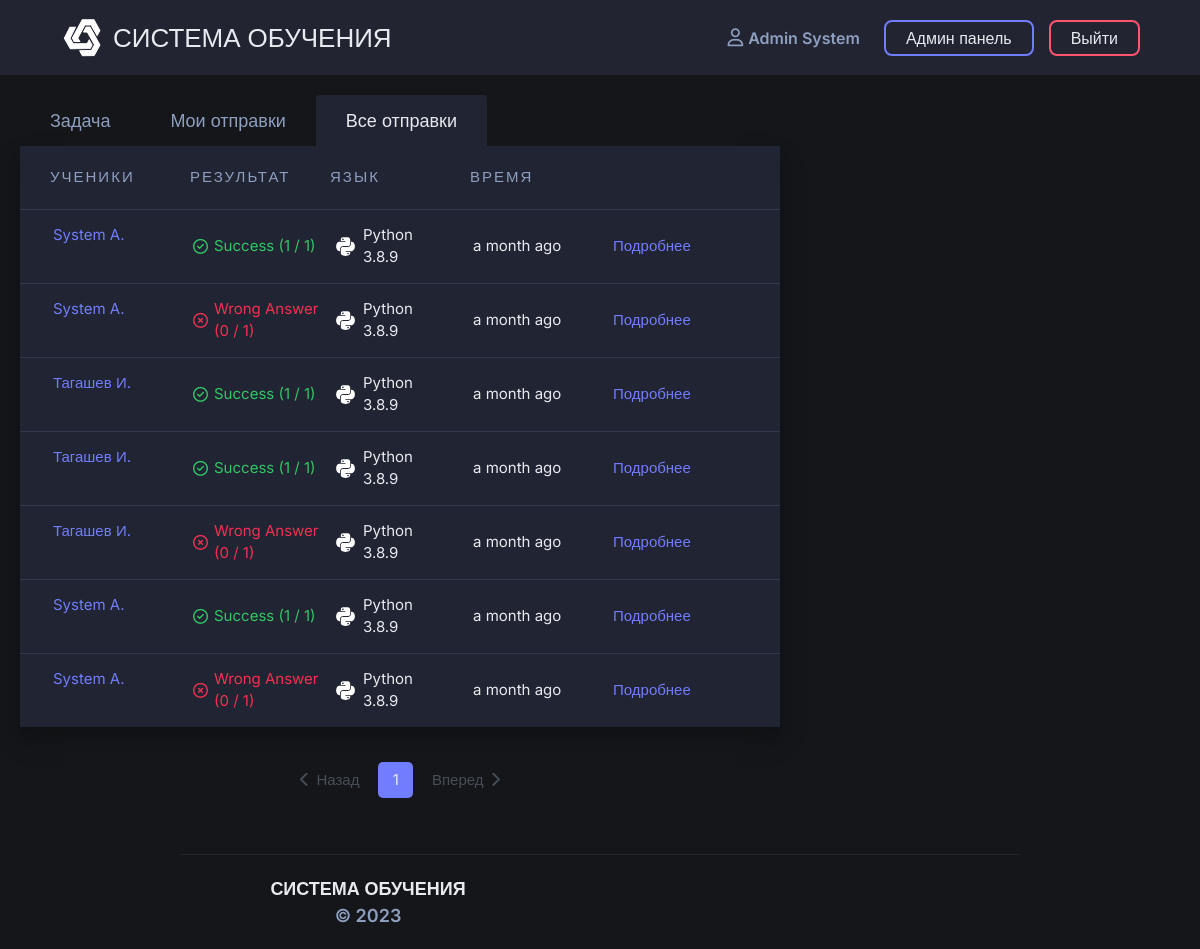
The page /problems/grade-5/pervye-shagi-python-311/pervye-shagi-python-311/all-submissions (signed in) on the database its author committed.
### app/models.py (models this page shows, shortened)
class BaseModel(db.Model):
    __abstract__ = True

class User(BaseModel, UserMixin):  # lgtm [py/missing-equals]
    __tablename__ = "users"
    id = sqlalchemy.Column(sqlalchemy.Integer, primary_key=True, autoincrement=True)
    name = sqlalchemy.Column(sqlalchemy.String, nullable=False)
    surname = sqlalchemy.Column(sqlalchemy.String, nullable=False)
    email = sqlalchemy.Column(sqlalchemy.String, index=True, unique=True)
    verified = sqlalchemy.Column(sqlalchemy.Boolean, default=False)
    role_id = sqlalchemy.Column(sqlalchemy.Integer, sqlalchemy.ForeignKey("roles.id"))
    role = relationship('Role', lazy='joined', uselist=False)
    grade_id = sqlalchemy.Column(sqlalchemy.Integer, sqlalchemy.ForeignKey("grades.id"))
    grade = relationship('Grade')
    grade_letter = sqlalchemy.Column(sqlalchemy.String)
    hashed_password = sqlalchemy.Column(sqlalchemy.String)
    registration_date = sqlalchemy.Column(sqlalchemy.DateTime, default=datetime.datetime.utcnow)
    submissions = db.relationship(
        'Submission',
        secondary=user_submission,
        backref=db.backref('users', lazy='joined'),
        lazy='dynamic',
        order_by="desc(Submission.submission_date)",
        cascade='all,delete'
    )
    reports = db.relationship(
        'Report',
        backref=db.backref('user', lazy='joined'),
        lazy='dynamic',
        cascade='all,delete'
    )
    @hybrid_property
    def is_admin(self) -> bool:
        if self.role.name == 'admin':
            return True
        return False

class Submission(BaseModel):
    __tablename__ = "submissions"
    id = sqlalchemy.Column(sqlalchemy.Integer, primary_key=True, autoincrement=True)
    task_id = sqlalchemy.Column(sqlalchemy.Integer, sqlalchemy.ForeignKey("tasks.id"))
    language = sqlalchemy.Column(sqlalchemy.String)
    passed_tests = sqlalchemy.Column(sqlalchemy.Integer)
    source_code = sqlalchemy.Column(sqlalchemy.Text)
    submission_date = sqlalchemy.Column(sqlalchemy.DateTime, default=datetime.datetime.utcnow)
    test_results = relationship('TestResult', backref="submission", lazy='subquery', cascade='all,delete')
    def get_result(self) -> dict:
        failed_tests = [result for result in self.test_results if not result.success]
        if any(failed_tests):
            failed_test = failed_tests[0]
            return {'success': False, 'message': failed_test.message}
        return {'success': True, 'message': 'Success'}

class TestResult(BaseModel):
    __tablename__ = "test_result"
    id = sqlalchemy.Column(sqlalchemy.Integer, primary_key=True, autoincrement=True)
    test_id = sqlalchemy.Column(sqlalchemy.Integer, sqlalchemy.ForeignKey("tests.id"))
    test = relationship('Test')
    submission_id = sqlalchemy.Column(sqlalchemy.Integer, sqlalchemy.ForeignKey("submissions.id"))
    success = sqlalchemy.Column(sqlalchemy.Boolean)
    message = sqlalchemy.Column(sqlalchemy.String)
    user_output = sqlalchemy.Column(sqlalchemy.String)

### app/blueprints/problems/routes.py (the view, shortened to what this page needs)
@problems.route(
    '/grade-<int:grade_number>/<string:topic_translit_name>/<string:task_translit_name>',
    defaults={'tab': 'problem'},
    methods=['GET']
)
@problems.route(
    '/grade-<int:grade_number>/<string:topic_translit_name>/<string:task_translit_name>/<string:tab>',
    methods=['GET']
)
@register_breadcrumb(problems, '.grade.topic.task', '', dynamic_list_constructor=bc.view_task_dlc)
@login_required
@grade_compliance_required
def task_page(grade_number, topic_translit_name, task_translit_name, tab):
    task = get_task(grade_number, topic_translit_name, task_translit_name)
    topic = task.topic
    global_context = {
        'task': task,
        'topic': topic,
    }
    page = request.args.get('table_page', type=int, default=1)
    if tab == 'problem':
        local_context = {
            'language_dict': languages.dictionary
        }
        return render_template(
            'problems/tabs/problem.html',
            title=f'{task.name} - Задача',
            **global_context,
            **local_context
        )
    elif tab == 'all-submissions':
        if current_user.is_admin:
            local_context = {
                'submissions': task.submissions.order_by(
                    desc(Submission.submission_date)
                ).paginate(
                    per_page=app.config['RECORDS_PER_PAGE'], page=page, error_out=False
                ),
                'show_users': True
            }
            return render_template(
                'problems/tabs/all_submissions.html',
                title=f'{task.name} - Все отправки',
                **global_context,
                **local_context
            )
        abort(403)
    abort(404)

### app/blueprints/problems/templates/problems/tabs/all_submissions.html
{% extends 'problems/base.html' %}
{% block css %}
    {{ super() }}
    <link rel="stylesheet" href="{{ url_for('static', filename='css/table.css') }}">
    <link rel="stylesheet" href="{{ url_for('static', filename='css/submissions_table.css') }}">
{% endblock %}
{% block task_content %}
    <div class="tabs">
        <ul class="nav nav-tabs" id="task_tabs" role="tablist">
            <li class="nav-item">
                <a href="{{ task.url() }}" class="nav-link" id="task-tab" role="tab" aria-selected="false">
                    Задача
                </a>
            </li>
            <li class="nav-item">
                <a href="{{ task.url(tab='submissions') }}" class="nav-link"
                   id="submissions-tab" role="tab" aria-selected="false">
                    Мои отправки
                </a>
            </li>
            {% if current_user.is_admin %}
                <li class="nav-item">
                    <a href="{{ task.url(tab='all-submissions') }}" class="nav-link active"
                       id="submissions-tab" role="tab" aria-selected="true">
                        Все отправки
                    </a>
                </li>
            {% endif %}
        </ul>
    </div>
    <div class="submissions" id="submissions">
        <div class="submissions__body" id="submissions__body">
            {% include 'responses/submissions_table.html' %}
        </div>
    </div>
{% endblock %}

### app/templates/base.html (shortened to what this page needs)
<!DOCTYPE html>
<html lang="{{ LANGUAGE }}">
<head>
    <link rel="stylesheet" href="https://stackpath.bootstrapcdn.com/bootstrap/4.4.1/css/bootstrap.min.css"
>
    <link rel="stylesheet" href="{{ url_for('static', filename='css/base.css') }}">
    {% block css %}{% endblock %}
</head>
<body>
<header class="header" id="header">
    <div class="container-fluid">
        <div class="row header-row">
            <div class="header__left_side">
                <a href="{{ url_for('home_page') }}" class="logo">
                    <img src="{{ url_for('static', filename='images/svg/logo.svg') }}" alt="logo" class="img">
                    <h2 class="name">СИСТЕМА ОБУЧЕНИЯ</h2>
                </a>
            </div>
            <div class="header__right_side">
                <div id="header__nav" class="header__nav">
                    <nav class="navigation">
                        {% if current_user.is_authenticated %}
                            <a href="{{ url_for('profile_page') }}"
                               id="profile" class="header__nav_item header__nav_button">
                                <i class="fa fa-user-o" aria-hidden="true"></i>
                                {{ current_user.name }} {{ current_user.surname }}
                            </a>
                            {% if current_user.is_admin %}
                                <a href="{{ url_for('admin.home_page') }}" id="admin_panel"
                                   class="header__nav_item header__nav_button">
                                    Админ панель
                                </a>
                            {% endif %}
                            <button id="logout" class="header__nav_item header__nav_button">
                                Выйти
                            </button>
                        {% else %}
                            <a href="{{ url_for('auth.login_page') }}" id="login"
                               class="header__nav_item header__nav_button">Войти</a>
                            <a href="{{ url_for('auth.signup_page') }}" id="signup"
                               class="header__nav_item header__nav_button">Регистрация</a>
                        {% endif %}
                    </nav>
                </div>
            </div>
        </div>
    </div>
</header>
<main role="main" class="main">
    {% block content %}
    {% endblock %}
</main>
<div class="footer__wrapper">
    <footer class="footer" id="footer">
        <div class="container-fluid">
            <div class="row footer__body">
                <div class="col-md-4 footer__name">
                    СИСТЕМА ОБУЧЕНИЯ <span>&copy; 2023</span>
                </div>
            </div>
        </div>
    </footer>
</div>
</body>
</html>

### app/templates/responses/submissions_table.html (shortened to what this page needs)
{% import 'macros/all_macros.html' as macros %}
<div class="table__main">
    {% if submissions.items %}
        <div class="table__wrapper">
            <div class="table box-shadow">
                <div class="table_header__wrapper">
                    <div class="table_header">
                        {% if show_users %}
                            <div class="table_header_column students">
                                <p>УЧЕНИКИ</p>
                            </div>
                        {% endif %}
                        <div class="table_header_column result">
                            <p>РЕЗУЛЬТАТ</p>
                        </div>
                        <div class="table_header_column language">
                            <p>ЯЗЫК</p>
                        </div>
                        <div class="table_header_column time">
                            <p>ВРЕМЯ</p>
                        </div>
                        <div class="table_header_column view_result"></div>
                    </div>
                </div>
                <div class="table_body">
                    {% for submission in submissions.items %}
                        <div class="table_row__wrapper">
                            <div class="table_row">
                                {% if show_users %}
                                    <div class="table_row_column students">
                                        {{ macros.render_submission_owners(submission, union=False) }}
                                    </div>
                                {% endif %}
                                <div class="table_row_column result">
                                    {{ macros.render_submission_result(submission, show_passed_tests=True) }}
                                </div>
                                <div class="table_row_column language">
                                    {% set language = languages.get_language(submission.language)['language'] %}
                                    <img src="{{ language.icon_url }}" alt="Language icon" class="language__icon">
                                    <p class="language__name">{{ language.fullname }}</p>
                                </div>
                                <div class="table_row_column time">
                                    {{ moment(submission.submission_date).fromNow(refresh=True) }}
                                </div>
                                <div class="table_row_column view_result">
                                    <a class="view_result__link default_link" target="_blank"
                                       href="{{ url_for('submission_page', submission_id=submission.id) }}">
                                        Подробнее
                                    </a>
                                </div>
                            </div>
                        </div>
                    {% endfor %}
                </div>
            </div>
        </div>
        <ul class="pagination">
            {% if submissions.has_prev %}
                <li class="page-item">
                    <a class="page-link text_with_icon"
                       href="{{ url_for(
                       request.endpoint,
                       table_page=submissions.prev_num,
                       **request.view_args
                       ) }}">
                        <i class="fa fa-chevron-left pagination-prev-arrow" aria-hidden="true"></i><span>Назад</span>
                    </a>
                </li>
            {% else %}
                <li class="page-item disabled">
                <span class="page-link text_with_icon">
                    <i class="fa fa-chevron-left pagination-prev-arrow" aria-hidden="true"></i><span>Назад</span>
                </span>
            {% endif %}
            </li>
            {% for page in submissions.iter_pages(left_edge=3, right_edge=3) %}
                {% if page %}
                    {% if submissions.page == page %}
                        <li class="page-item">
                            <p class="page-link active">{{ page }}</p>
                        </li>
                    {% endif %}
                {% else %}
                    <li class="page-item disabled" id="example_ellipsis"><a href="#" class="page-link">…</a></li>
                {% endif %}
            {% endfor %}
            {% if submissions.has_next %}
                <li class="page-item">
                    <a class="page-link text_with_icon"
                       href="{{ url_for(
                       request.endpoint,
                       table_page=submissions.next_num,
                       **request.view_args
                       ) }}">
                        <span>Вперед</span><i class="fa fa-chevron-right pagination-next-arrow" aria-hidden="true"></i>
                    </a>
                </li>
            {% else %}
                <li class="page-item disabled">
                <span class="page-link text_with_icon">
                    <span>Вперед</span><i class="fa fa-chevron-right pagination-next-arrow" aria-hidden="true"></i>
                </span>
            {% endif %}
        </ul>
    {% else %}
        <div class="table__wrapper">
            {% include 'responses/empty_response.html' %}
        </div>
    {% endif %}
</div>

### app/templates/macros/all_macros.html (shortened to what this page needs)
{% macro render_submission_result(submission, show_passed_tests=False) %}
    {% set result = submission.get_result() %}
    {% if result['success'] %}
        {% set result_status = 'success' %}
    {% else %}
        {% set result_status = 'fail' %}
    {% endif %}
    <div class="submission_result {{ result_status }}">
        {% if result['success'] %}
            <i class="submission_result__icon far fa-check-circle"></i>
        {% else %}
            <i class="submission_result__icon far fa-times-circle"></i>
        {% endif %}
        <p class="submission_result__message">
            {{ result['message'] }}
            {% if show_passed_tests %}
                {% set number_of_tests = submission.task.tests|length %}
                <span>({{ submission.passed_tests }} / {{ number_of_tests }})</span>
            {% endif %}
        </p>
    </div>
{% endmacro %}
{% macro render_submission_owners(submission, union=True) %}
    {% for user in submission.users %}
        <a href="{{ url_for('profile_page', user_id=user.id) }}" class="default_link">{{ user.surname }} {{ user.name[0] }}.</a>
    {% endfor %}
{% endmacro %}

### rows shown on the page
User: name "Admin", surname "System", name "A"
Submission: message "Success", passed_tests "1", number_of_tests "1", fullname "Python 3.8.9", submission_date "a month ago"
Submission: passed_tests "0", task "1", fullname "Python 3.8.9", submission_date "a month ago"
TestResult: message "Wrong Answer"
Submission: message "Success", passed_tests "1", number_of_tests "1", fullname "Python 3.8.9", submission_date "a month ago"
User: surname "Тагашев", name "И"
Submission: message "Success", passed_tests "1", number_of_tests "1", fullname "Python 3.8.9", submission_date "a month ago"
Submission: passed_tests "0", task "1", fullname "Python 3.8.9", submission_date "a month ago"
TestResult: message "Wrong Answer"
Submission: message "Success", passed_tests "1", number_of_tests "1", fullname "Python 3.8.9", submission_date "a month ago"
Submission: passed_tests "0", number_of_tests "1", fullname "Python 3.8.9", submission_date "a month ago"
TestResult: message "Wrong Answer"

### other values the page prints
{{ page }} "1"
